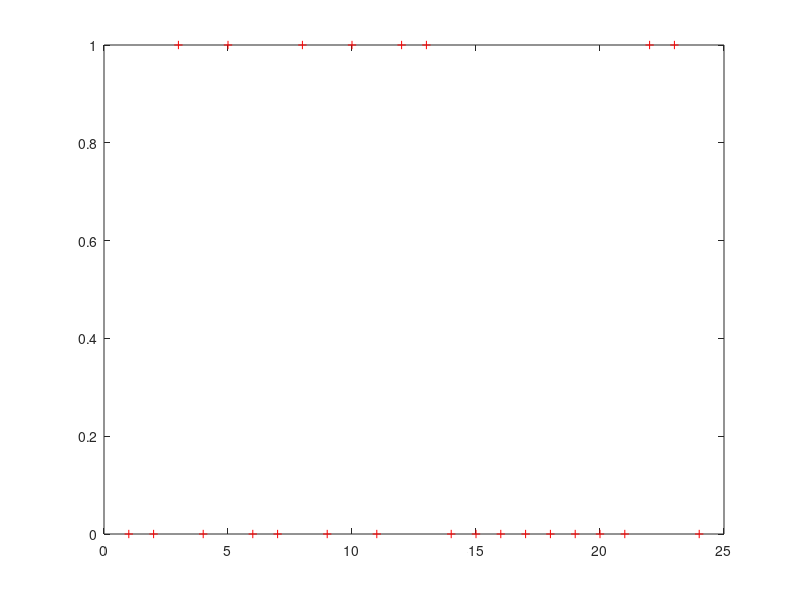

MATLAB code for this plot: (Note: this script raises an error after producing the figure.)

close all,clear all,clc
%setup stage:
L = 24;     % length of the bitstream
T = 10;      % num of use of the sampling channel for one sign
bit_num = 2; % num of bits compressed in the mapping

% channel parm:
b = 0;
rho = 0;
sigma_n = 0.5; % noise variance = sqrt(noise_power)= sqrt(2 / (10^(snr_dB/10)))


bitstream = floor(rand(1,L)*2);

% bitstream = [0,0,0,0,0,1,0,1,1,0,1,0,1,1,0,1,1,1,1,0,1,1,0,0];
% bitstream = [0,0,0,1,1,1,1,0];

figure; plot(bitstream,'r+');

sign_stream = gray_map(bit_num,bitstream);
recv_sign = zeros(1,length(sign_stream));
figure,plot(sign_stream,'o');

mean_signal_energy_per_symbol = sign_stream*sign_stream'/length(sign_stream)

n = sigma_n*(randn(1,length(sign_stream)*T)+sqrt(-1)*randn(1,length(sign_stream)*T))/sqrt(2);
mean_noise_energy_per_symbol = n*n'/length(n)
%begin using channel
beta = (randn(1)+sqrt(-1)*randn(1))/sqrt(2);
a = [];

for i = 1:length(sign_stream) % for each sign
    sign_in = sign_stream(i)/sqrt(T);
    y_recv = 0;
    a_add = 0;
    for k = 1:T  % consecutively use the channel
        a_add = a_add + a_temp;
        a_temp = sqrt(1-b^2) + b* beta;
        y_recv = y_recv + a_temp * sign_in + n(i*k);
        beta = rho * beta + sqrt(1 - rho^2) * (randn(1)+sqrt(-1)*randn(1))/sqrt(2);
        
    end
    a = [a,a_add];
    recv_sign(i) = y_recv/sqrt(T);
end

figure; plot(recv_sign,'ro');

% judge

bit_out = judge_sign(recv_sign,bit_num);
error_pattern = abs(bitstream - bit_out);
figure;plot(bitstream,'g+'); hold on; plot(bit_out,'bx'); plot(error_pattern,'ro');
BER = sum(abs(bitstream - bit_out))/length(bitstream);

function sign_stream = gray_map(bit_num,bitstream)
    n = 2^bit_num;
    
    % fix the length of the bitstream:
    if(mod(length(bitstream),bit_num)~=0)
        bitstream = [bitstream,zeros(1, bit_num - mod(length(bitstream),bit_num))];
    end
    
    %generate points on an unit circle
    point_idx = 0:n-1;
    points = exp(1j * 2*pi/n * point_idx);
    
    %convert bitstream to signstream, using gray mapping
    sign_stream = zeros(1, length(bitstream)/bit_num);
    if(bit_num == 1)
        for i = 1:length(bitstream)
            sign_stream(i) = points(bitstream(i)+1);
        end
    elseif (bit_num == 2)
        gray_two_map = [1,2,4,3];
        
        for i = 1:2:length(bitstream)
            
            slice = bitstream(i:i+1);
            bin_slice = char(slice + 48);
            sign_stream((i+1)/2) = points(gray_two_map(bin2dec(bin_slice)+1));
            
        end
        
    elseif (bit_num == 3)
        gray_three_map = [1,2,4,3,8,7,5,6];
        
        for i = 1:3:length(bitstream)
            
            slice = bitstream(i:i+2);
            bin_slice = char(slice + 48);
            sign_stream((i+2)/3) = points(gray_three_map(bin2dec(bin_slice)+1));
            
        end
    end
end


function bit_out = judge_sign(recv_sign,bit_num)
    bit_out = zeros(1,bit_num*length(recv_sign));
    n = 2^bit_num;
    pattern = exp(1j * 2*pi/n * (0:n-1));
%     code_1 = [0,1,0,0,0,0,0,0,0,0,0,0,0,0,0,0,0,0,0,0,0,0,0,0];
%     code_2 = [0,0,0,1,1,1,1,0,0,0,0,0,0,0,0,0,0,0,0,0,0,0,0,0];
%     code_3 = [0,0,0,0,0,1,0,1,1,0,1,0,1,1,0,1,1,1,1,0,1,1,0,0];
    
    code = [0,1,0,0,0,0,0,0,0,0,0,0,0,0,0,0,0,0,0,0,0,0,0,0;...
        0,0,0,1,1,1,1,0,0,0,0,0,0,0,0,0,0,0,0,0,0,0,0,0;...
        0,0,0,0,0,1,0,1,1,0,1,0,1,1,0,1,1,1,1,0,1,1,0,0];
    for i = 1:length(recv_sign)
        dist = abs(recv_sign(i)-pattern);
        [~,idx] = min(dist);
        bit_out(((i-1)*bit_num+1):((i-1)*bit_num+bit_num)) = code(bit_num,(idx-1)*bit_num+1:(idx-1)*bit_num+bit_num);
    end
    

end


function bit_out = judeg_cond_12(recv_sign,bit_num,a)
    recv_2_proc = recv_sign./a;
    bit_out = judge_sign(recv_2_proc,bit_num);
end
